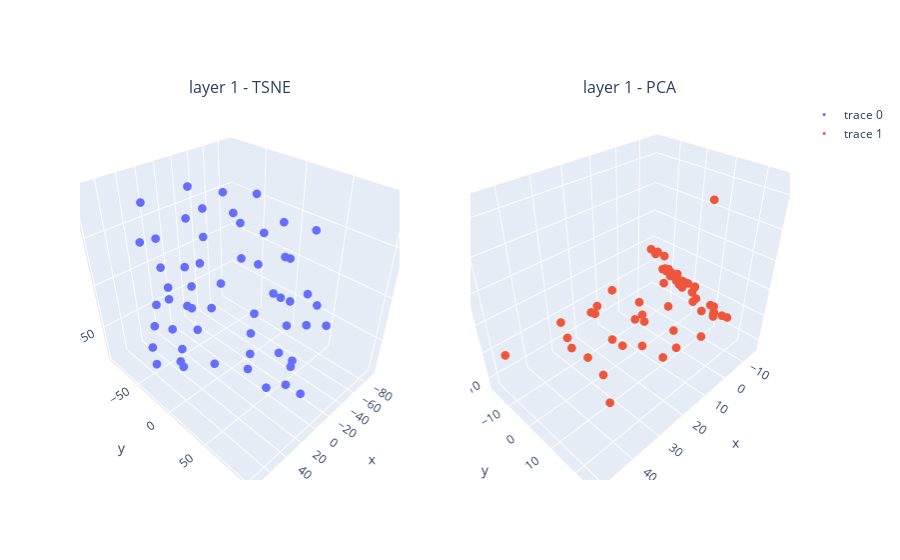

Here is the notebook cell this chart was saved with:
### Code cell
fig = make_subplots(rows=1, cols=2, subplot_titles=( "layer 1 - TSNE", "layer 1 - PCA"), specs=[[{'type': 'scene'}, {'type': 'scene'}]])

fig.add_scatter3d(x=tsne_layer_1[:,0], 
                  y=tsne_layer_1[:,1],
                z=tsne_layer_1[:,2],
                mode="markers", 
                row=1, col=1)

fig.add_scatter3d(x=pc_layer_1[:,0], 
                  y=pc_layer_1[:,1],
                  z=pc_layer_1[:,2],
                  mode="markers", 
                  row=1, col=2)

fig.update_traces(marker={'size': 3})
fig.show()
